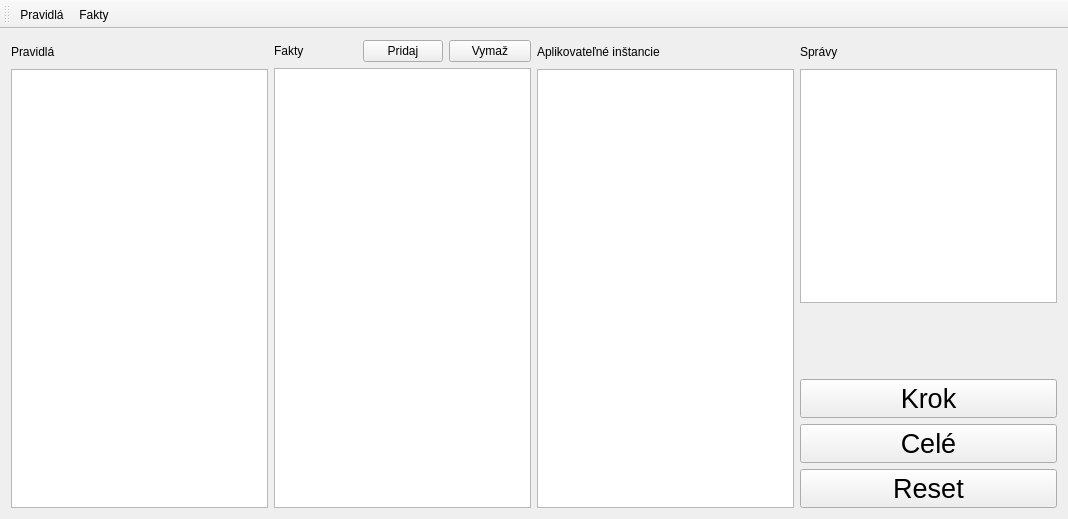
<?xml version="1.0" encoding="UTF-8"?>
<ui version="4.0">
 <class>okno</class>
 <widget class="QMainWindow" name="okno">
  <property name="geometry">
   <rect>
    <x>0</x>
    <y>0</y>
    <width>1068</width>
    <height>519</height>
   </rect>
  </property>
  <property name="sizePolicy">
   <sizepolicy hsizetype="Minimum" vsizetype="Minimum">
    <horstretch>0</horstretch>
    <verstretch>0</verstretch>
   </sizepolicy>
  </property>
  <property name="windowTitle">
   <string>okno</string>
  </property>
  <property name="windowIcon">
   <iconset resource="resources.qrc">
    <normaloff>:/icon.gif</normaloff>:/icon.gif</iconset>
  </property>
  <widget class="QWidget" name="centralWidget">
   <layout class="QGridLayout" name="gridLayout">
    <item row="0" column="0">
     <layout class="QVBoxLayout" name="verticalLayout">
      <item>
       <layout class="QHBoxLayout" name="horizontalLayout_2">
        <item>
         <widget class="QLabel" name="label_pravidla">
          <property name="sizePolicy">
           <sizepolicy hsizetype="Preferred" vsizetype="Minimum">
            <horstretch>0</horstretch>
            <verstretch>0</verstretch>
           </sizepolicy>
          </property>
          <property name="text">
           <string>Pravidlá</string>
          </property>
         </widget>
        </item>
        <item>
         <spacer name="horizontalSpacer">
          <property name="orientation">
           <enum>Qt::Horizontal</enum>
          </property>
          <property name="sizeHint" stdset="0">
           <size>
            <width>40</width>
            <height>23</height>
           </size>
          </property>
         </spacer>
        </item>
       </layout>
      </item>
      <item>
       <widget class="QListView" name="okno_pravidiel"/>
      </item>
     </layout>
    </item>
    <item row="0" column="1">
     <layout class="QVBoxLayout" name="verticalLayout_2">
      <item>
       <layout class="QHBoxLayout" name="horizontalLayout">
        <item>
         <widget class="QLabel" name="label_fakty">
          <property name="enabled">
           <bool>true</bool>
          </property>
          <property name="sizePolicy">
           <sizepolicy hsizetype="Preferred" vsizetype="Fixed">
            <horstretch>0</horstretch>
            <verstretch>0</verstretch>
           </sizepolicy>
          </property>
          <property name="text">
           <string>Fakty</string>
          </property>
         </widget>
        </item>
        <item>
         <widget class="QPushButton" name="Pridaj">
          <property name="sizePolicy">
           <sizepolicy hsizetype="Fixed" vsizetype="Maximum">
            <horstretch>0</horstretch>
            <verstretch>0</verstretch>
           </sizepolicy>
          </property>
          <property name="text">
           <string>Pridaj</string>
          </property>
         </widget>
        </item>
        <item>
         <widget class="QPushButton" name="vymaz">
          <property name="text">
           <string>Vymaž</string>
          </property>
         </widget>
        </item>
       </layout>
      </item>
      <item>
       <widget class="QListView" name="oknofaktov"/>
      </item>
     </layout>
    </item>
    <item row="0" column="2">
     <layout class="QVBoxLayout" name="verticalLayout_3">
      <item>
       <layout class="QHBoxLayout" name="horizontalLayout_4">
        <item>
         <widget class="QLabel" name="label">
          <property name="text">
           <string>Aplikovateľné inštancie</string>
          </property>
         </widget>
        </item>
        <item>
         <spacer name="horizontalSpacer_3">
          <property name="orientation">
           <enum>Qt::Horizontal</enum>
          </property>
          <property name="sizeHint" stdset="0">
           <size>
            <width>40</width>
            <height>23</height>
           </size>
          </property>
         </spacer>
        </item>
       </layout>
      </item>
      <item>
       <widget class="QListView" name="Okno_aplikovatelnych_instancii"/>
      </item>
     </layout>
    </item>
    <item row="0" column="3">
     <layout class="QVBoxLayout" name="verticalLayout_5">
      <item>
       <layout class="QHBoxLayout" name="horizontalLayout_3">
        <item>
         <widget class="QLabel" name="label_spravy">
          <property name="text">
           <string>Správy</string>
          </property>
         </widget>
        </item>
        <item>
         <spacer name="horizontalSpacer_2">
          <property name="orientation">
           <enum>Qt::Horizontal</enum>
          </property>
          <property name="sizeHint" stdset="0">
           <size>
            <width>40</width>
            <height>23</height>
           </size>
          </property>
         </spacer>
        </item>
       </layout>
      </item>
      <item>
       <widget class="QListView" name="okno_sprav"/>
      </item>
      <item>
       <spacer name="verticalSpacer">
        <property name="orientation">
         <enum>Qt::Vertical</enum>
        </property>
        <property name="sizeType">
         <enum>QSizePolicy::Fixed</enum>
        </property>
        <property name="sizeHint" stdset="0">
         <size>
          <width>20</width>
          <height>70</height>
         </size>
        </property>
       </spacer>
      </item>
      <item>
       <layout class="QVBoxLayout" name="verticalLayout_4">
        <item>
         <widget class="QPushButton" name="krok">
          <property name="sizePolicy">
           <sizepolicy hsizetype="Minimum" vsizetype="Minimum">
            <horstretch>0</horstretch>
            <verstretch>0</verstretch>
           </sizepolicy>
          </property>
          <property name="font">
           <font>
            <pointsize>20</pointsize>
            <weight>50</weight>
            <bold>false</bold>
           </font>
          </property>
          <property name="text">
           <string>Krok</string>
          </property>
         </widget>
        </item>
        <item>
         <widget class="QPushButton" name="cele">
          <property name="sizePolicy">
           <sizepolicy hsizetype="Minimum" vsizetype="Minimum">
            <horstretch>0</horstretch>
            <verstretch>0</verstretch>
           </sizepolicy>
          </property>
          <property name="font">
           <font>
            <pointsize>20</pointsize>
            <weight>50</weight>
            <bold>false</bold>
           </font>
          </property>
          <property name="text">
           <string>Celé</string>
          </property>
         </widget>
        </item>
        <item>
         <widget class="QPushButton" name="reset">
          <property name="sizePolicy">
           <sizepolicy hsizetype="Minimum" vsizetype="Minimum">
            <horstretch>0</horstretch>
            <verstretch>0</verstretch>
           </sizepolicy>
          </property>
          <property name="font">
           <font>
            <pointsize>20</pointsize>
            <weight>50</weight>
            <bold>false</bold>
           </font>
          </property>
          <property name="text">
           <string>Reset</string>
          </property>
         </widget>
        </item>
       </layout>
      </item>
     </layout>
    </item>
   </layout>
   <zorder>layoutWidget</zorder>
   <zorder>layoutWidget</zorder>
   <zorder>layoutWidget</zorder>
   <zorder>okno_sprav</zorder>
   <zorder>label_spravy</zorder>
   <zorder>Okno_aplikovatelnych_instancii</zorder>
   <zorder>label</zorder>
   <zorder>vymaz</zorder>
   <zorder>Pridaj</zorder>
   <zorder>label_fakty</zorder>
   <zorder>label_pravidla</zorder>
   <zorder>horizontalSpacer</zorder>
   <zorder>label_spravy</zorder>
   <zorder>horizontalSpacer_2</zorder>
   <zorder>horizontalSpacer_3</zorder>
  </widget>
  <widget class="QToolBar" name="toolBar">
   <property name="sizePolicy">
    <sizepolicy hsizetype="Fixed" vsizetype="Fixed">
     <horstretch>0</horstretch>
     <verstretch>0</verstretch>
    </sizepolicy>
   </property>
   <property name="maximumSize">
    <size>
     <width>200000</width>
     <height>200000</height>
    </size>
   </property>
   <property name="windowTitle">
    <string>toolBar</string>
   </property>
   <property name="toolButtonStyle">
    <enum>Qt::ToolButtonTextUnderIcon</enum>
   </property>
   <attribute name="toolBarArea">
    <enum>TopToolBarArea</enum>
   </attribute>
   <attribute name="toolBarBreak">
    <bool>false</bool>
   </attribute>
   <addaction name="otvor_pravidla"/>
   <addaction name="otvor_fakty"/>
  </widget>
  <action name="otvor_pravidla">
   <property name="icon">
    <iconset resource="resources.qrc">
     <normaloff>:/Open.gif</normaloff>:/Open.gif</iconset>
   </property>
   <property name="text">
    <string>Pravidlá</string>
   </property>
   <property name="toolTip">
    <string>otvor_subor_s_pravidlami</string>
   </property>
  </action>
  <action name="otvor_fakty">
   <property name="icon">
    <iconset resource="resources.qrc">
     <normaloff>:/Open.gif</normaloff>:/Open.gif</iconset>
   </property>
   <property name="text">
    <string>Fakty</string>
   </property>
   <property name="toolTip">
    <string>otvor_subor_s_faktami</string>
   </property>
  </action>
 </widget>
 <layoutdefault spacing="6" margin="11"/>
 <resources>
  <include location="resources.qrc"/>
 </resources>
 <connections/>
</ui>
